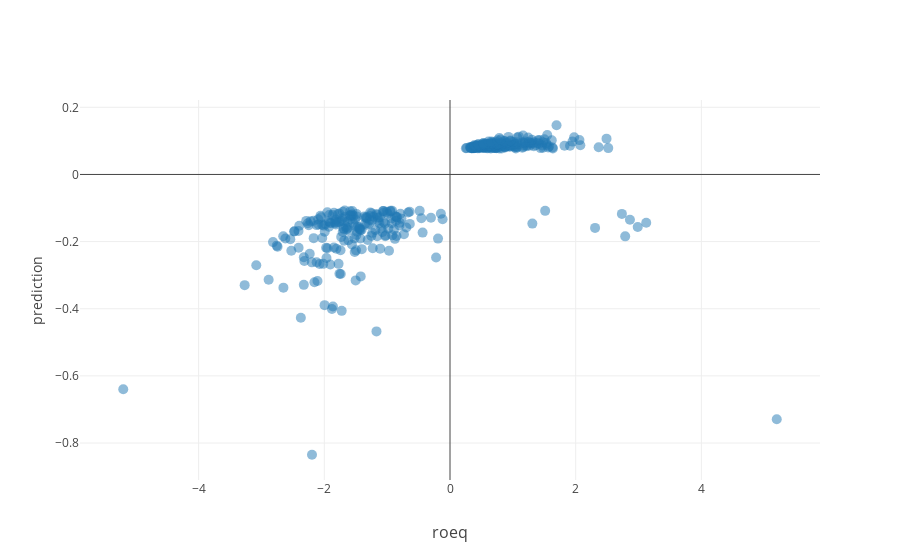

Notebook source saved alongside this figure:
### Code cell
df = df.sort_values(by="predict")
df2 = pd.concat((df.iloc[:200], df.iloc[-200:]))

cd = np.empty(shape=(df2.shape[0], 3, 1), dtype=float)
cd[:, 0] = df2.roeq.to_numpy().reshape(-1, 1)
cd[:, 1] = df2.bm.to_numpy().reshape(-1, 1)
cd[:, 2] = df2.mom12m.to_numpy().reshape(-1, 1)
string = """
    %{text}<br>
    roeq = %{customdata[0]:.2}<br>
    bm = %{customdata[1]:.2}<br>
    mom12m = %{customdata[2]:.2}<extra></extra>
    """

trace = go.Scatter(
    x=df2.roeq, 
    y=df2.predict, 
    mode="markers",
    text=df2.index.to_list(),
    customdata=cd,
    hovertemplate=string,
    marker=dict(
        size=10,
        opacity=0.5
    )
)
fig = go.Figure(trace)
fig.update_layout(
    template="none",
    xaxis_title="roeq",
    xaxis_title_font_size=16,
    xaxis_showgrid=True,
    yaxis_title_font_size=16,
    yaxis_showgrid=True,
    yaxis_title="prediction",
)

### Figure 1 — Plotly figure (JSON) as saved in the notebook; plotly's stock layout.template omitted (floating-point values rounded to 4 significant figures; data arrays with more than 128 entries replaced by an {"elided": "..."} marker saying what was removed)
{"data": [{"customdata": {"elided": "400x3x1 float values"}, "hovertemplate": "\n    %{text}<br>\n    roeq = %{customdata[0]:.2}<br>\n    bm = %{customdata[1]:.2}<br>\n    mom12m = %{customdata[2]:.2}<extra></extra>\n    ", "marker": {"opacity": 0.5, "size": 10}, "mode": "markers", "text": {"elided": "400 str values"}, "type": "scatter", "x": {"elided": "400 float values"}, "y": {"elided": "400 float values"}}], "layout": {"xaxis": {"showgrid": true, "title": {"font": {"size": 16}, "text": "roeq"}}, "yaxis": {"showgrid": true, "title": {"text": "prediction"}}}}
